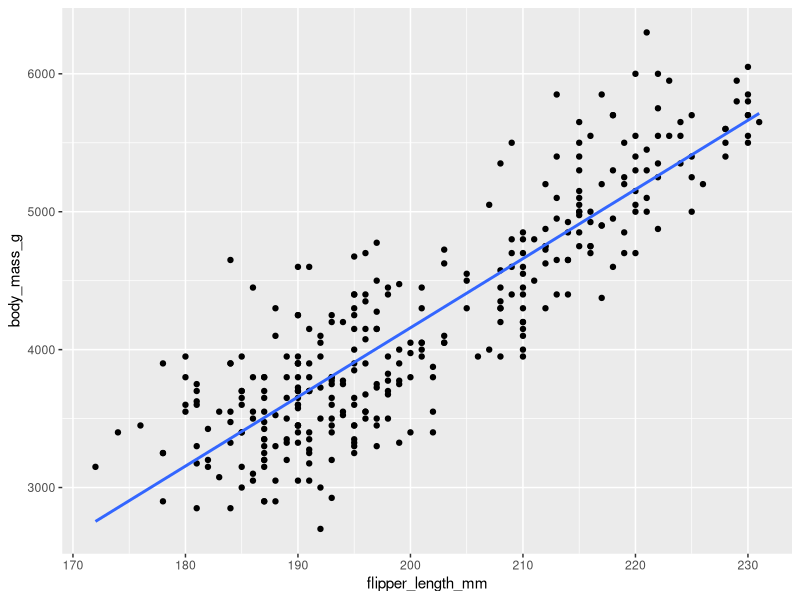
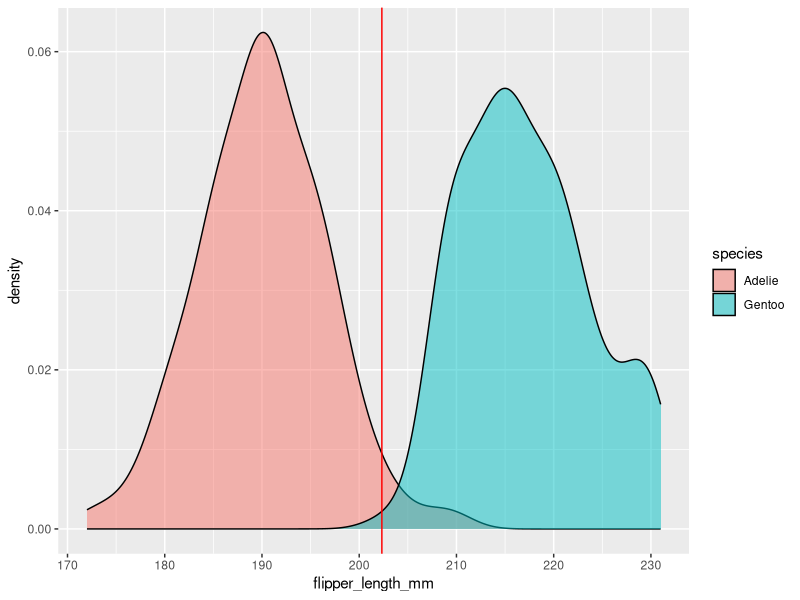
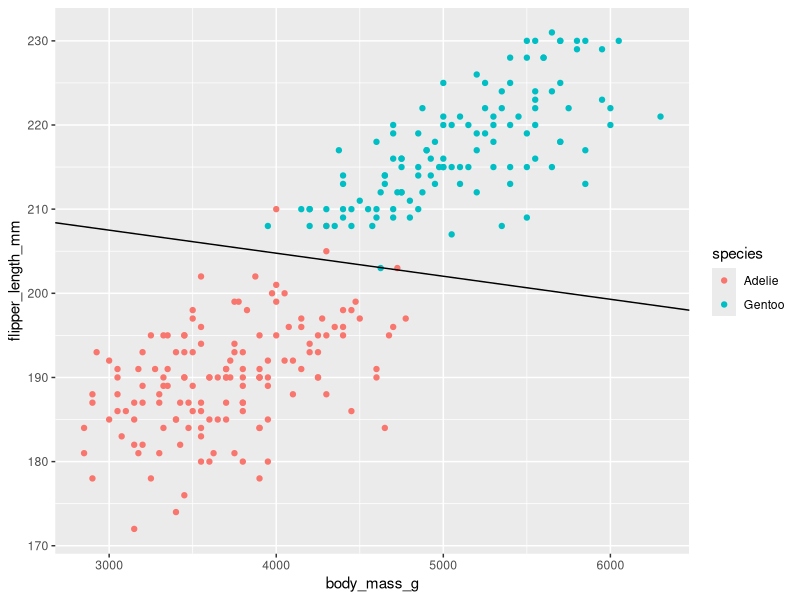
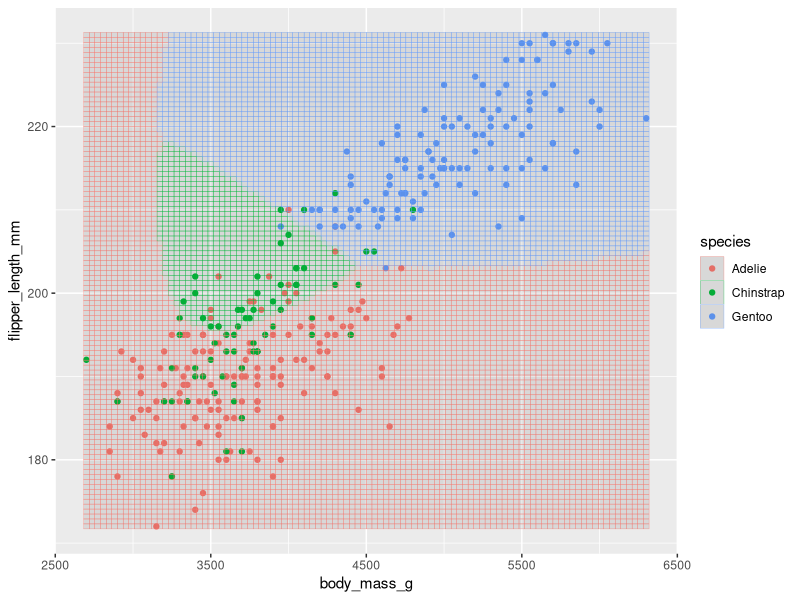
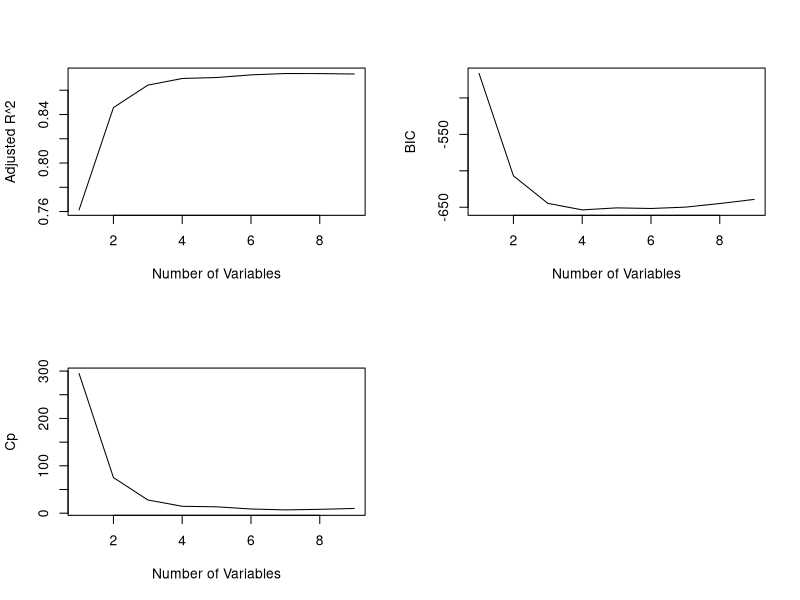
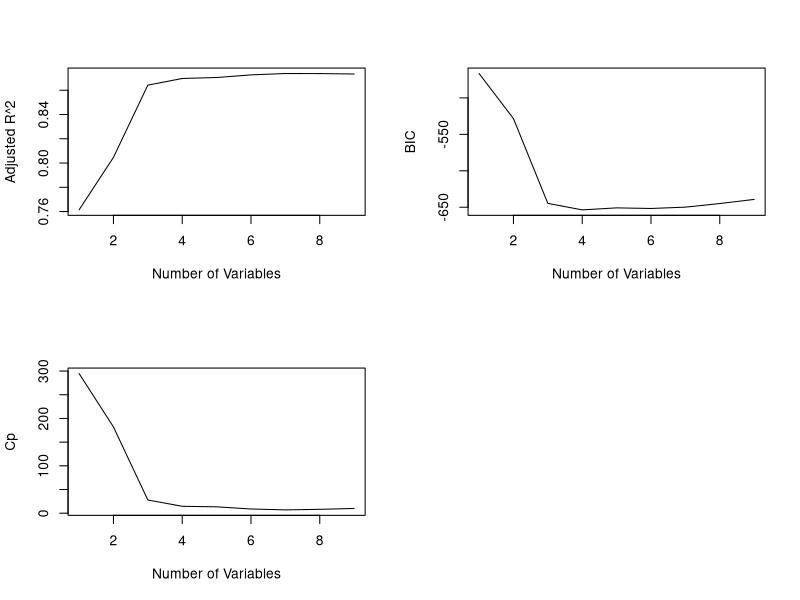
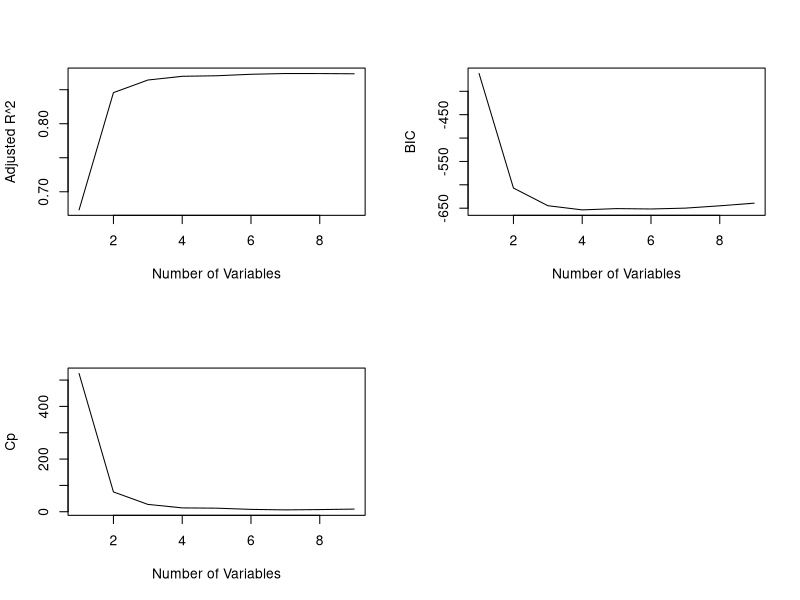

Generate these figures, in order, with R:
# Load the MASS package
library(MASS)

# Load the tidyverse package
library(tidyverse)

# Load the palmerpenguins package
library(palmerpenguins)

# Load the penguins dataset
df <- penguins

# Remove rows with missing data
df <- df %>% drop_na()

# Linear Regression ----

# Plot the relationship between body mass and flipper length
ggplot(df, aes(x = flipper_length_mm, y = body_mass_g)) +
  geom_point() +
  geom_smooth(method = "lm", se = FALSE)

# Predict mass from flipper length
lm <- lm(body_mass_g ~ flipper_length_mm, data = df)

# Print the summary of the linear model
lm_summary <- summary(lm)

# Calculate the accuracy of the model
1 - lm_summary$sigma / mean(df$body_mass_g)

# Logistic Regression ----

# Convert the sex variable to binary number
df <- df |>
  mutate(sex = ifelse(sex == "male", 0, 1))

# Logistic Regression Model to predict sex from all other columns
logit <- glm(sex ~ bill_length_mm + bill_depth_mm + flipper_length_mm + body_mass_g, data = df, family = "binomial")

# Print the summary of the logistic model
logit_summary <- summary(logit)

# Predict the sex of the penguin with the following measurements
# bill_length_mm = 40, bill_depth_mm = 18, flipper_length_mm = 200, body_mass_g = 4000
new_data <- data.frame(bill_length_mm = 40, bill_depth_mm = 18, flipper_length_mm = 200, body_mass_g = 4000)
predict(logit, newdata = new_data, type = "response")

# Calculate the accuracy of the model
sex_pred <- predict(logit, type = "response")
y_hat <- ifelse(sex_pred > 0.5, 1, 0)
mean(y_hat == df$sex)

# LDA ----

# We will only take the rows where the Species is either Adelie or Gentoo

df2 <- df %>%
  filter(species %in% c("Adelie", "Gentoo"))

# Convert the species variable to binary number
df2 <- df2 |>
  mutate(species_binary = ifelse(species == "Adelie", 0, 1))

# P = 1

# Classify based on flipper length
# First we need to calculate the prior probabilities
adel_prior <- sum(df2$species_binary == 0) / nrow(df2)
gent_prior <- sum(df2$species_binary == 1) / nrow(df2)


# Use the LDA function to predict sex from body mass
lda <- lda(species_binary ~ flipper_length_mm, data = df2, 
           prior = c(adel_prior, gent_prior))

# Calculate the discriminant threshold
lda_threshold <- (mean(lda$means) - 
                    (log(lda$prior[1] / lda$prior[2])) / lda$scaling)

# Plot a density plot
ggplot(df2) +
  geom_density(aes(x = flipper_length_mm, fill = species), alpha=0.5) +
  geom_vline(xintercept = lda_threshold, color = "red")

# P = 2
# Create an LDA model to predict sex from body mass and flipper length
lda2 <- lda(species_binary ~ body_mass_g + flipper_length_mm, data = df2, 
            prior = c(adel_prior, gent_prior))

# Calculate slope and intercept for the discriminant threshold
lda2.slope <- -lda2$scaling[1] / lda2$scaling[2]
lda2.intercept <- -mean(lda2$means %*% lda2$scaling)
lda2.intercept <- -lda2.intercept / lda2$scaling[2]

# Plot a scatter plot with the discriminant threshold
ggplot(df2) +
  geom_point(aes(x = body_mass_g, y = flipper_length_mm, color = species)) +
  geom_abline(intercept = lda2.intercept, slope = lda2.slope)
  
# QDA ----

# Create a QDA model to predict species from body mass and flipper length

# First calculate prior probabilities for all species
adel_prior <- sum(df$species == "Adelie") / nrow(df)
chin_prior <- sum(df$species == "Chinstrap") / nrow(df)
gent_prior <- sum(df$species == "Gentoo") / nrow(df)

qda <- qda(species ~ body_mass_g + flipper_length_mm, data = df,
           prior = c(adel_prior, chin_prior, gent_prior))

# Create a grid of points
body_mass_min <- min(df$body_mass_g)
body_mass_max <- max(df$body_mass_g)
flipper_length_min <- min(df$flipper_length_mm)
flipper_length_max <- max(df$flipper_length_mm)

grid <- expand.grid(body_mass_g = seq(body_mass_min, body_mass_max, length.out = 100),
                    flipper_length_mm = seq(flipper_length_min, flipper_length_max, length.out = 100))

# Predict the species for each point in the grid
grid$species_pred <- predict(qda, newdata = grid)$class

# Plot the grid with the predicted species
ggplot(df) +
  geom_point(aes(x = body_mass_g, y = flipper_length_mm, color = species)) +
  geom_tile(data = grid, aes(x = body_mass_g, y = flipper_length_mm, color = species_pred), alpha = 0.1)


# Resampling Methods ----

# Create a training and testing set
set.seed(123)

# Create a vector of indices
indices <- sample(1:nrow(df), nrow(df) * 0.7)

# Create the training set
train <- df[indices,]

# Create the testing set
test <- df[-indices,]

# Create a linear regression model to predict body mass from flipper length
lm <- lm(body_mass_g ~ flipper_length_mm, data = train)
summary(lm)

# Predict the test set
test$pred <- predict(lm, newdata = test)

# Calculate the accuracy of the model
1 - sqrt(mean((test$body_mass_g - test$pred)^2)) / mean(test$body_mass_g)

# Cross-Validation ----

# Load the boot library
library(boot)

# Create a logistic regression model
glm.fit <- glm(sex ~ bill_length_mm + bill_depth_mm + flipper_length_mm + body_mass_g, data = df, family = "binomial")

# Create a 10-fold cross-validation
cv <- cv.glm(df, glm.fit, K = 10)

# Print the results
cv$delta
?cv.glm # Check what delta means in the help

# Calculate 
1 - cv$delta[1]

# Best Subset Selection ----

# Load the leaps library
library(leaps)

# Use the regsubset function to find the best subset of predictors
regfit.full <- regsubsets(body_mass_g ~ ., data = df, nvmax=15)
regfit.full.summary <- summary(regfit.full)

# Adjusted R2
regfit.full.summary$adjr2
which.max(regfit.full.summary$adjr2)

# BIC
regfit.full.summary$bic
which.min(regfit.full.summary$bic)

# Cp
regfit.full.summary$cp
which.min(regfit.full.summary$cp)

# Plot the best subset selection
par(mfrow=c(2,2))
plot(regfit.full.summary$adjr2, xlab="Number of Variables", ylab="Adjusted R^2", type="l")
plot(regfit.full.summary$bic, xlab="Number of Variables", ylab="BIC", type="l")
plot(regfit.full.summary$cp, xlab="Number of Variables", ylab="Cp", type="l")

# Forward stepwise selection
regfit.fwd <- regsubsets(body_mass_g ~ ., data = df, nvmax=15, method="forward")
regfit.fwd.summary <- summary(regfit.fwd)

# Adjusted R2
regfit.fwd.summary$adjr2
which.max(regfit.fwd.summary$adjr2)

# BIC
regfit.fwd.summary$bic
which.min(regfit.fwd.summary$bic)

# Cp
regfit.fwd.summary$cp
which.min(regfit.fwd.summary$cp)

# Plot the forward stepwise selection
par(mfrow=c(2,2))
plot(regfit.fwd.summary$adjr2, xlab="Number of Variables", ylab="Adjusted R^2", type="l")
plot(regfit.fwd.summary$bic, xlab="Number of Variables", ylab="BIC", type="l")
plot(regfit.fwd.summary$cp, xlab="Number of Variables", ylab="Cp", type="l")

# Backward stepwise selection
regfit.bwd <- regsubsets(body_mass_g ~ ., data = df, nvmax=15, method="backward")
regfit.bwd.summary <- summary(regfit.bwd)

# Adjusted R2
regfit.bwd.summary$adjr2
which.max(regfit.bwd.summary$adjr2)

# BIC
regfit.bwd.summary$bic
which.min(regfit.bwd.summary$bic)

# Cp
regfit.bwd.summary$cp
which.min(regfit.bwd.summary$cp)

# Plot the backward stepwise selection
par(mfrow=c(2,2))
plot(regfit.bwd.summary$adjr2, xlab="Number of Variables", ylab="Adjusted R^2", type="l")
plot(regfit.bwd.summary$bic, xlab="Number of Variables", ylab="BIC", type="l")
plot(regfit.bwd.summary$cp, xlab="Number of Variables", ylab="Cp", type="l")
